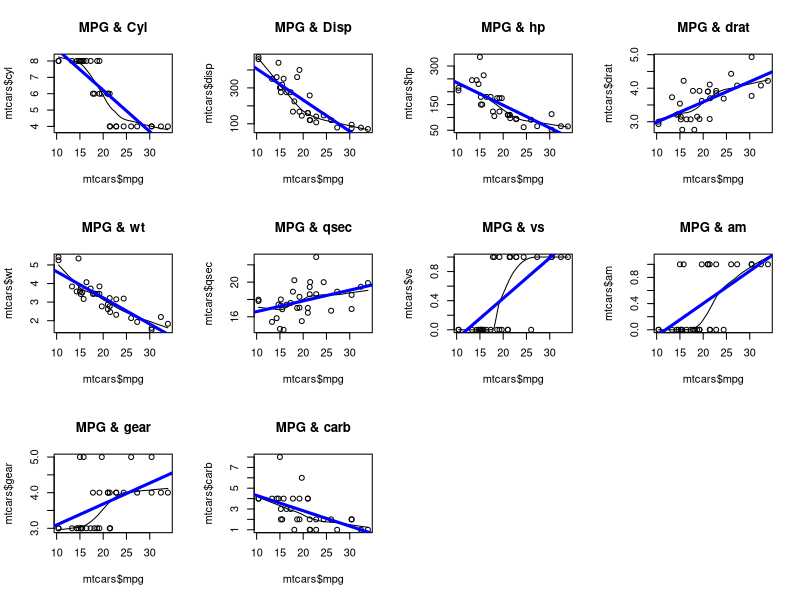
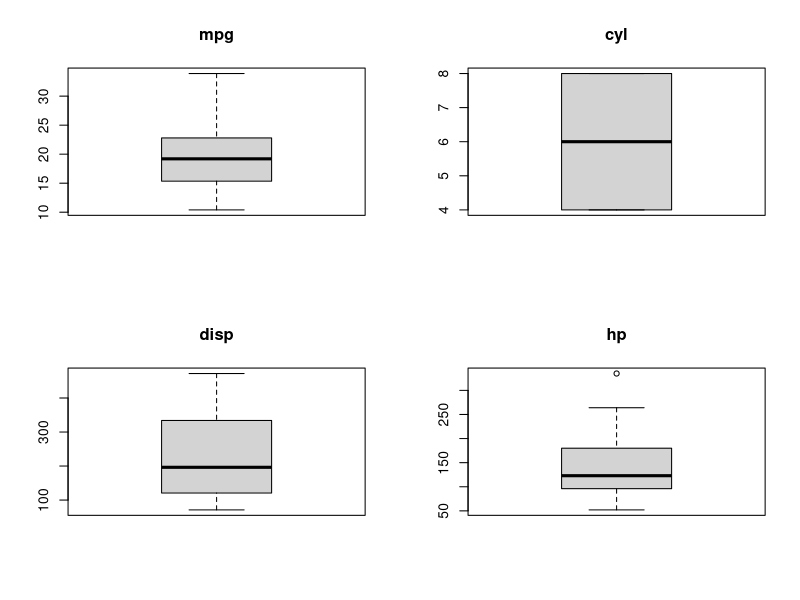
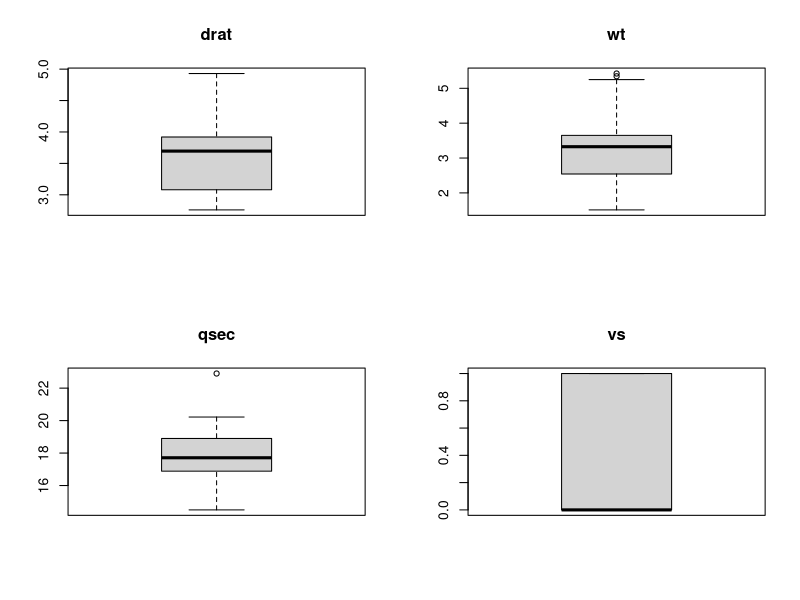
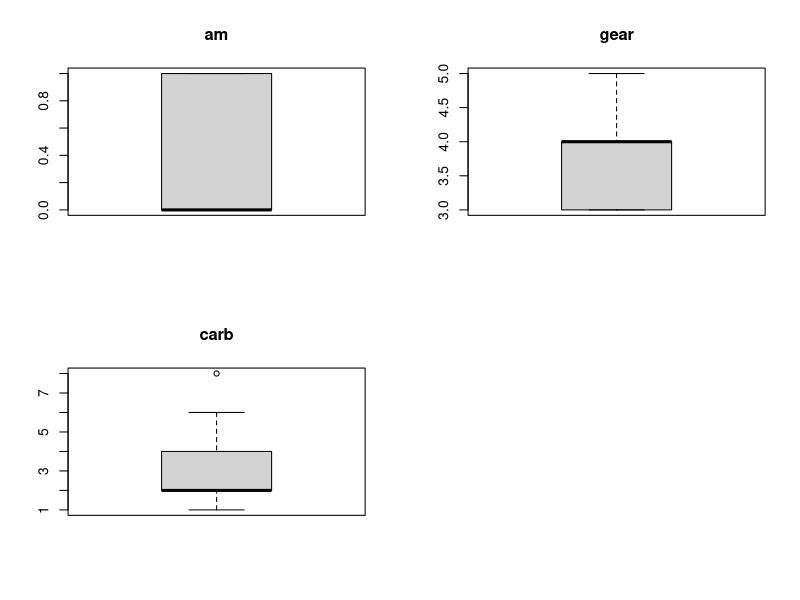
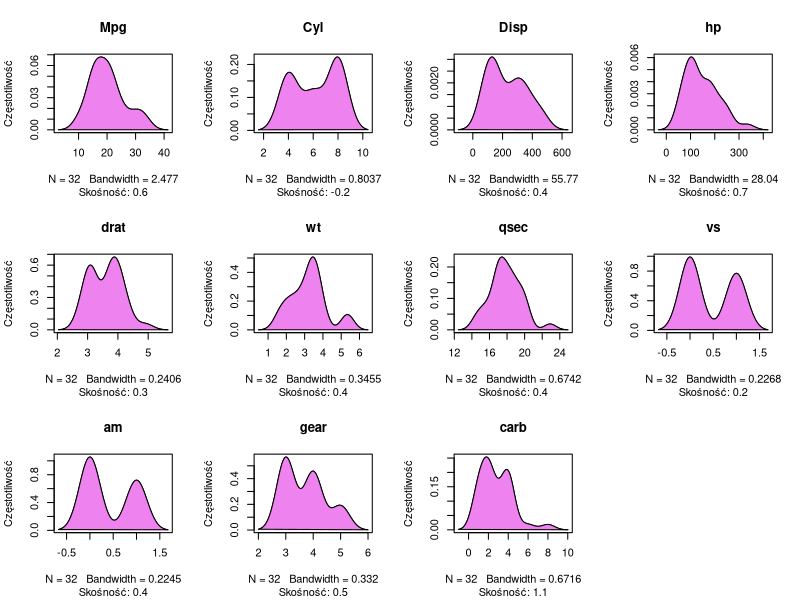

These figures' R source, in order:
# ZADANIE

library(e1071)
data("mtcars")
head(mtcars)
?mtcars
str(mtcars)

mtcars
# Scatter plot - sprawdzamy czy może istnieć liniowa zależnośc pomiędzy zmiennymi.
par(mfrow=c(3,4))

scatter.smooth(x=mtcars$mpg, y=mtcars$cyl, main="MPG & Cyl") #odwrotna proporcjonalność
abline(lm(mtcars$cyl ~ mtcars$mpg), col="blue", lwd=3)

scatter.smooth(x=mtcars$mpg, y=mtcars$disp, main="MPG & Disp") #odwrotna proporcjonalność
abline(lm(mtcars$disp ~ mtcars$mpg), col="blue", lwd=3)

scatter.smooth(x=mtcars$mpg, y=mtcars$hp, main="MPG & hp") #odwrotna proporcjonalność (duży błąd)
abline(lm(mtcars$hp ~ mtcars$mpg), col="blue", lwd=3)

scatter.smooth(x=mtcars$mpg, y=mtcars$drat, main="MPG & drat") #proporcjonalnie (duży błąd)
abline(lm(mtcars$drat ~ mtcars$mpg), col="blue", lwd=3)

scatter.smooth(x=mtcars$mpg, y=mtcars$wt, main="MPG & wt")  #odwrotna proporcjonalność
abline(lm(mtcars$wt ~ mtcars$mpg), col="blue", lwd=3)

scatter.smooth(x=mtcars$mpg, y=mtcars$qsec, main="MPG & qsec") #słaba zależność
abline(lm(mtcars$qsec ~ mtcars$mpg), col="blue", lwd=3)


scatter.smooth(x=mtcars$mpg, y=mtcars$vs, main="MPG & vs")  # proporcjonalnie (duży błąd)
abline(lm(mtcars$vs ~ mtcars$mpg), col="blue", lwd=3)

scatter.smooth(x=mtcars$mpg, y=mtcars$am, main="MPG & am") #słaba zależność
abline(lm(mtcars$am ~ mtcars$mpg), col="blue", lwd=3)

scatter.smooth(x=mtcars$mpg, y=mtcars$gear, main="MPG & gear") #słaba zależność
abline(lm(mtcars$gear ~ mtcars$mpg), col="blue", lwd=3)

scatter.smooth(x=mtcars$mpg, y=mtcars$carb, main="MPG & carb") #słaba zależność
abline(lm(mtcars$carb ~ mtcars$mpg), col="blue", lwd=3)


# BoxPlot – sprawdzamy czy istnieją wartości mocno odstające od reszty
par(mfrow=c(2,2))
boxplot(mtcars$mpg, main="mpg") # spora roznica miedzy 3 kwartylem a max
boxplot(mtcars$cyl, main="cyl") # rozklad idealny
boxplot(mtcars$disp, main="disp") # roznica  miedzy 3 kwartylem a max, między medianą a 3 kwartylem
boxplot(mtcars$hp, main="hp") # roznica  miedzy 3 kwartylem a max, między medianą a 3 kwartylem

par(mfrow=c(2,2))
boxplot(mtcars$drat, main="drat") #roznica miedzy 3 kwar. a max, miedzy 1 kwart. a mediana
boxplot(mtcars$wt, main="wt")  # roznica miedzy 1 kwart. a mediana
boxplot(mtcars$qsec, main="qsec") # roznica miedzy min a 1 kwart. 
boxplot(mtcars$vs, main="vs") # mediana = min

par(mfrow=c(2,2))
boxplot(mtcars$am, main="am") # mediana = min
boxplot(mtcars$gear, main="gear") #  3 kwart = mediana
boxplot(mtcars$carb, main="carb") # 1 kwart = mediana


# Funkacja gęstośći - sprawdzamy czy zmienna zależna ma rozkład normalny
par(mfrow=c(3,4))
plot(density(mtcars$mpg), main="Mpg", ylab="Częstotliwość",
     sub=paste("Skośność:", round(e1071::skewness(mtcars$mpg), 1)))
polygon(density(mtcars$mpg), col="violet") # pozytywna skośność

plot(density(mtcars$cyl), main="Cyl", ylab="Częstotliwość",
     sub=paste("Skośność:", round(e1071::skewness(mtcars$cyl), 1)))
polygon(density(mtcars$cyl), col="violet") # mała ujemna skośność

plot(density(mtcars$disp), main="Disp", ylab="Częstotliwość",
     sub=paste("Skośność:", round(e1071::skewness(mtcars$disp), 1)))
polygon(density(mtcars$disp), col="violet") # pozytywna skośność

plot(density(mtcars$hp), main="hp", ylab="Częstotliwość",
     sub=paste("Skośność:", round(e1071::skewness(mtcars$hp), 1)))
polygon(density(mtcars$hp), col="violet") #duża pozytywna skośność

plot(density(mtcars$drat), main="drat", ylab="Częstotliwość",
     sub=paste("Skośność:", round(e1071::skewness(mtcars$drat), 1)))
polygon(density(mtcars$drat), col="violet") # mała pozytywna skośność

plot(density(mtcars$wt), main="wt", ylab="Częstotliwość",
     sub=paste("Skośność:", round(e1071::skewness(mtcars$wt), 1)))
polygon(density(mtcars$wt), col="violet") # pozytywna skośność

plot(density(mtcars$qsec), main="qsec", ylab="Częstotliwość",
     sub=paste("Skośność:", round(e1071::skewness(mtcars$qsec), 1)))
polygon(density(mtcars$qsec), col="violet") #pozytywna skośność

plot(density(mtcars$vs), main="vs", ylab="Częstotliwość",
     sub=paste("Skośność:", round(e1071::skewness(mtcars$vs), 1)))
polygon(density(mtcars$vs), col="violet") #mała pozytywna skośność

plot(density(mtcars$am), main="am", ylab="Częstotliwość",
     sub=paste("Skośność:", round(e1071::skewness(mtcars$am), 1)))
polygon(density(mtcars$am), col="violet") #pozytywna skośność

plot(density(mtcars$gear), main="gear", ylab="Częstotliwość",
     sub=paste("Skośność:", round(e1071::skewness(mtcars$gear), 1)))
polygon(density(mtcars$gear), col="violet") # duża pozytywna skośność

plot(density(mtcars$carb), main="carb", ylab="Częstotliwość",
     sub=paste("Skośność:", round(e1071::skewness(mtcars$carb), 1)))
polygon(density(mtcars$carb), col="violet") # bardzo duża pozytywna skośność


# Korelacja

cor(mtcars$mpg, mtcars$cyl) # duża ujemna korelacja / 
cor(mtcars$mpg, mtcars$disp) # duża ujemna korelacja / 
cor(mtcars$mpg, mtcars$wt) # duża ujemna korelacja / 
cor(mtcars$mpg, mtcars$hp) #  ujemna korelacja  / 
cor(mtcars$mpg, mtcars$drat) #  pozytywna korelacja  / 
cor(mtcars$mpg, mtcars$vs) # pozytywna korelacja
cor(mtcars$mpg, mtcars$qsec) # brak / 
cor(mtcars$mpg, mtcars$am) # mała pozytywna korelacja  / 
cor(mtcars$mpg, mtcars$gear) # brak / 
cor(mtcars$mpg, mtcars$carb) # mała ujemna korelacja / 




